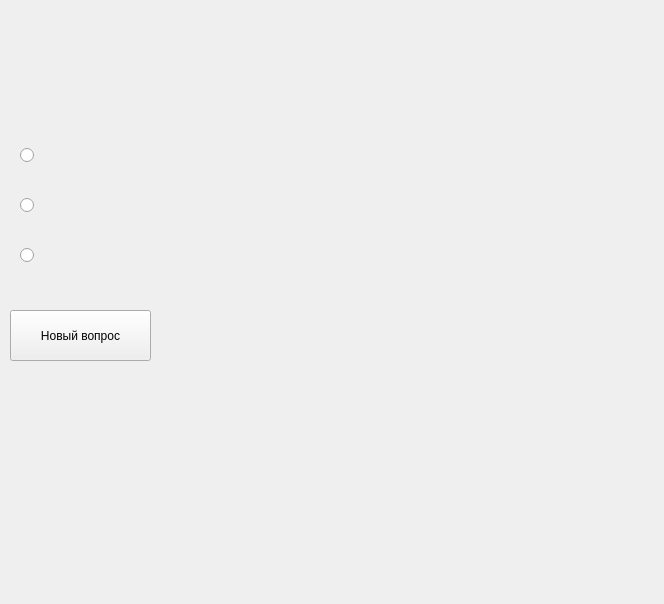
<?xml version="1.0" encoding="UTF-8"?>
<ui version="4.0">
 <class>MainWindow</class>
 <widget class="QMainWindow" name="MainWindow">
  <property name="geometry">
   <rect>
    <x>0</x>
    <y>0</y>
    <width>664</width>
    <height>604</height>
   </rect>
  </property>
  <property name="windowTitle">
   <string>MainWindow</string>
  </property>
  <widget class="QWidget" name="centralwidget">
   <widget class="QLabel" name="question">
    <property name="geometry">
     <rect>
      <x>20</x>
      <y>30</y>
      <width>611</width>
      <height>81</height>
     </rect>
    </property>
    <property name="text">
     <string/>
    </property>
   </widget>
   <widget class="QPushButton" name="get_question_button">
    <property name="geometry">
     <rect>
      <x>10</x>
      <y>310</y>
      <width>141</width>
      <height>51</height>
     </rect>
    </property>
    <property name="text">
     <string>Новый вопрос</string>
    </property>
   </widget>
   <widget class="QRadioButton" name="answer_1">
    <property name="geometry">
     <rect>
      <x>20</x>
      <y>140</y>
      <width>611</width>
      <height>31</height>
     </rect>
    </property>
    <property name="text">
     <string/>
    </property>
   </widget>
   <widget class="QRadioButton" name="answer_2">
    <property name="geometry">
     <rect>
      <x>20</x>
      <y>190</y>
      <width>611</width>
      <height>31</height>
     </rect>
    </property>
    <property name="text">
     <string/>
    </property>
   </widget>
   <widget class="QRadioButton" name="answer_3">
    <property name="geometry">
     <rect>
      <x>20</x>
      <y>240</y>
      <width>611</width>
      <height>31</height>
     </rect>
    </property>
    <property name="text">
     <string/>
    </property>
   </widget>
  </widget>
 </widget>
 <resources/>
 <connections/>
</ui>
